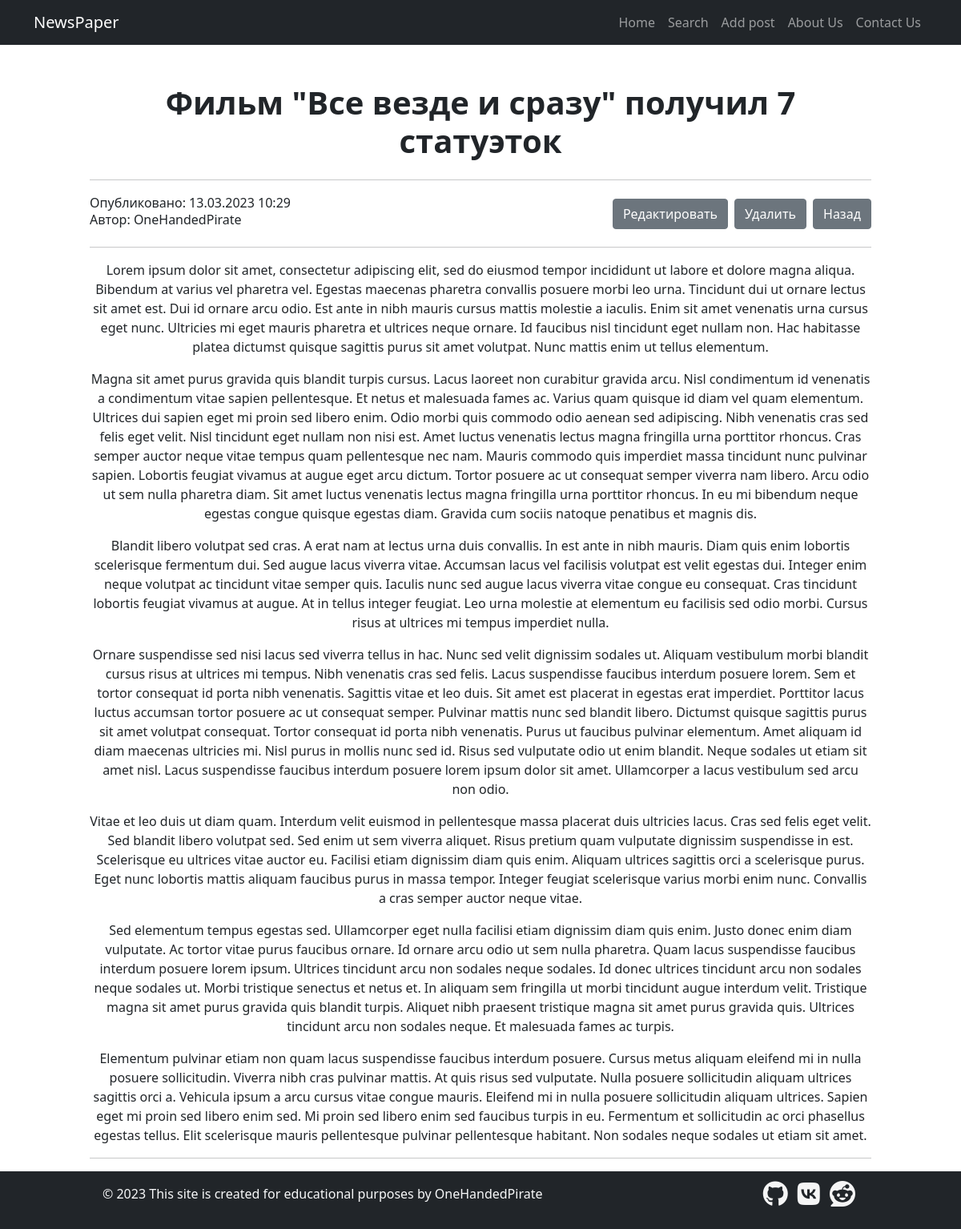
Screenshot of /news/22 with the database file from the repository.
### news/models.py (models this page shows, shortened)
class Attitude:
    '''Миксин-класс для моделей с полем rating'''

class Post(models.Model, Attitude):
    author = models.ForeignKey(Author, on_delete=models.CASCADE)
    type = models.CharField(max_length=1,
                            choices=[('N', 'Новость'), ('A', 'Статья')],
                            default='A')
    publish_time = models.DateTimeField(auto_now_add=True)
    category = models.ManyToManyField(Category, through='PostCategory')
    title = models.CharField(max_length=150)
    text = models.TextField()
    rating = models.IntegerField(default=0)

class Author(models.Model):
    author_user = models.ForeignKey(User, on_delete=models.CASCADE)
    rating = models.IntegerField(default=0)
    def __str__(self):
        return self.author_user.get_username()

### news/views.py (the view)
# urls.py: path('<int:pk>', PostView.as_view(), name='post'),
class PostView(DetailView):
    model = Post
    template_name = 'news/post.html'
    context_object_name = 'post'
    extra_context = {'menu': menu}

### news/templatetags/news/custom_filters.py (called while the page is built)
@register.filter(name='censor')
def censor(value):
    banned_words = ['пьер', 'японии', 'париж', 'текст', 'олимпийск']
    original_text = value.split()
    bad_words = []
    for indx, word in enumerate(value.lower().split()):
        for bad_word in banned_words:
            if bad_word in word:
                bad_words.append(indx)
    for bad_word in bad_words:
        original_text[bad_word] = '*нехорошее слово*'
    return ' '.join(original_text)

### news/templates/news/post.html (shortened to what this page needs)
{% extends 'news/default.html' %}
{% load news.custom_filters %}
{% block content %}
    <h1 class="fw-bold mb-4">{{ post.title | censor }}</h1>
    <hr>
    <div class="row">
        <div class="col-4 text-start">
            <span>Опубликовано: {{ post.publish_time | date:'d.m.Y f' }}</span>
            <h6>Автор: {{ post.author }}</h6>
        </div>
        <div class="d-flex col-8 text-end justify-content-end align-items-center">
            <div>
                <a class="btn btn-secondary" href="{% url 'post_update' post.pk %}">Редактировать</a>
            </div>
            <div>
                <button type="button" class="btn btn-secondary mx-2" data-bs-toggle="modal" data-bs-target="#deleteModal{{ post.pk }}">Удалить</button>
            </div>
            <div>
                <a class="btn btn-secondary" href="{% if request.META.HTTP_REFERER %}{{ request.META.HTTP_REFERER }}{% else %}{% url 'home' %}{% endif %}">Назад</a>
            </div>
        </div>
    </div>
    <hr>
    <p class>{{ post.text | linebreaks }}</p>
    <hr>
{% endblock %}

### rows the page displays
Post: title|censor "Фильм \"Все везде и сразу\" получил 7 статуэток", publish_time "13.03.2023 10:29", author "OneHandedPirate", text "Lorem ipsum dolor sit amet, consectetur adipiscing elit, sed do eiusmod tempor incididunt ut labore et dolore magna aliqua. Bibendum at varius vel pharetra vel. Egestas maecenas pharetra convallis posuere morbi leo urna. Tincidunt dui ut ornare lectus sit amet est. Dui id ornare arcu odio. Est ante in nibh mauris cursus mattis molestie a iaculis. Enim sit amet venenatis urna cursus eget nunc. Ultricies mi eget mauris pharetra et ultrices neque ornare. Id faucibus nisl tincidunt eget nullam non. Hac habitasse platea dictumst quisque sagittis purus sit amet volutpat. Nunc mattis enim ut tellus elementum. Magna sit amet purus gravida quis blandit turpis cursus. Lacus laoreet non curabitur…"

### other values shown
{{ item.title }} "Home" "Search" "Add post"
{{ item.title }} "About Us" "Contact Us"
